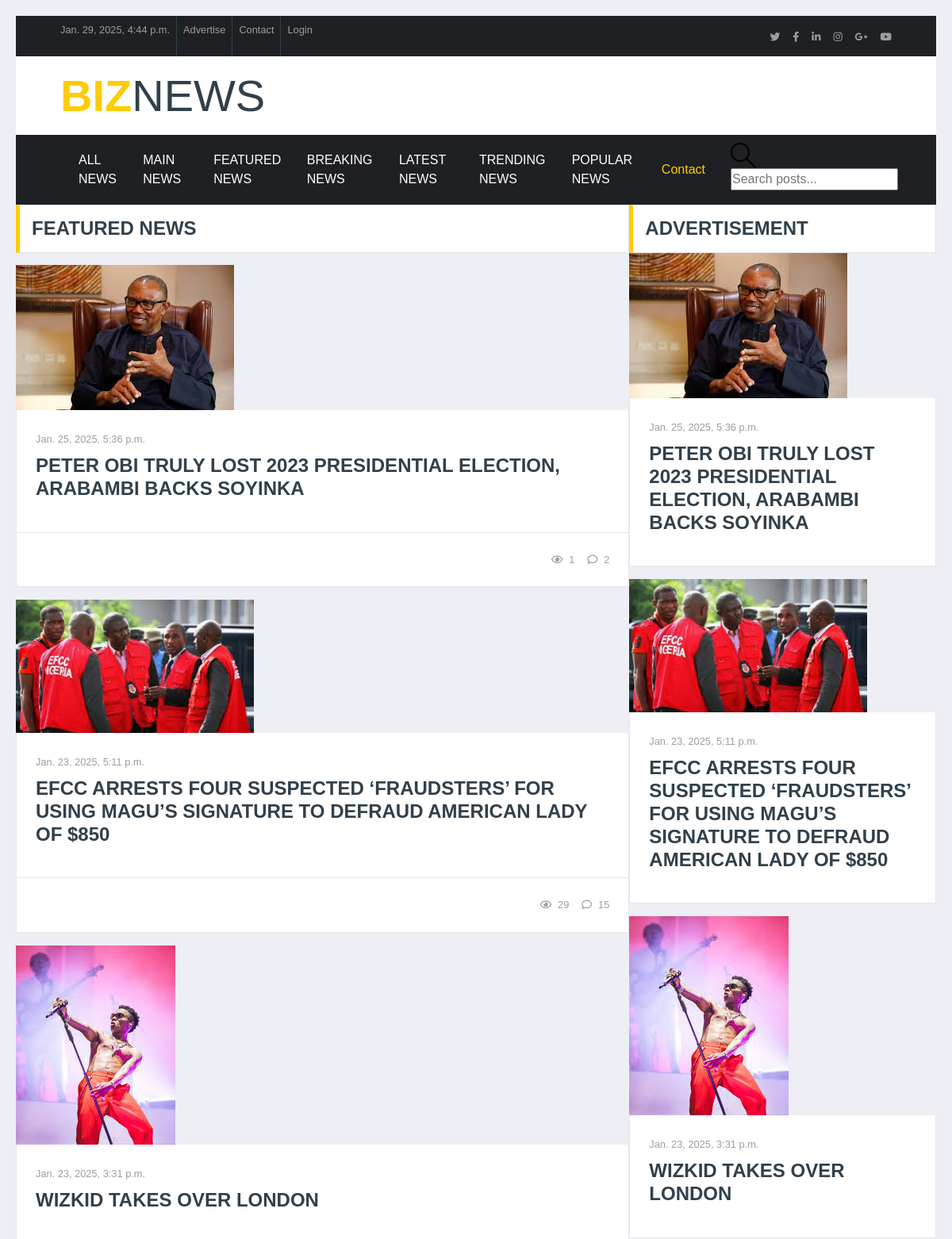
The app's page /featured-news/ (upper part), older data.
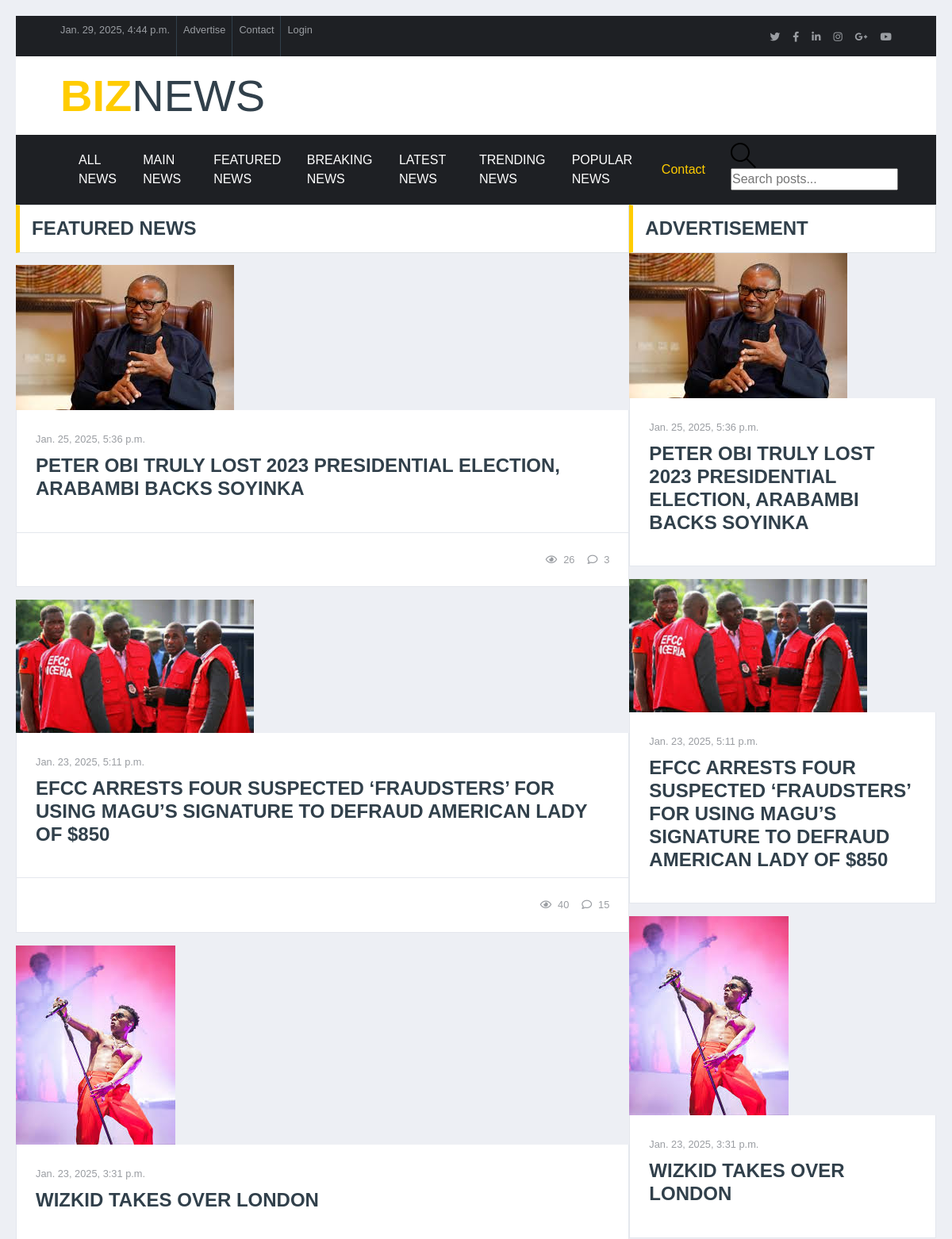
The same page, newer data.
### biznews/models.py (models this page shows, shortened)
class Post(models.Model):
    profile = models.ForeignKey('Profile', related_name='posts', on_delete=models.CASCADE)
    title = models.CharField(max_length=100)
    content = models.TextField()
    category = models.ManyToManyField('Category')
    image = models.ImageField(upload_to='images/', default='images/default.jpg')
    date_posted = models.DateTimeField(auto_now_add=True)
    view_count = models.IntegerField(default=0)
    class Meta:
        ordering = ['-date_posted']

### biznews/views.py (the view)
# urls.py: path('featured-news/', views.featured_news, name='featured-news'),
def featured_news(request):
    featured_news = Post.objects.filter(category__name='Featured News')
    advertisement_news = Post.objects.filter(category__name='Advertisement News')
    current_date = datetime.now()
    return render(request, 'featured_news.html', {'featured_news': featured_news, 'advertisement_news': advertisement_news, 'current_date': current_date})

### template/featured_news.html (shortened to what this page needs)
{% extends 'main.html'   %}
{% load static  %}
{% block content  %}
<div class="container-fluid p-0">
    <div class="row no-gutters">
        <div class="col-lg-8">
            <div class="section-title">
                <h4 class="m-0 text-uppercase font-weight-bold">FEATURED NEWS</h4>
            </div>
            {% for post in featured_news %}
                <div class="position-relative mb-3">
                    <img class="img-fluid h-100" src="{{post.image.url}}" style="object-fit: cover;">
                    <div class="bg-white border border-top-0 p-4">
                        <div class="mb-2">
                                <a class="text-body" href=""><small>{{post.date_posted}}</small></a>
                        </div>
                        <a class="h4 d-block mb-3 text-secondary text-uppercase font-weight-bold" href="{% if post.id %}{% url 'article' post.id %}{% else %}#{% endif %}">{{post.title}}</a>
                    </div>
                    <div class="d-flex justify-content-between bg-white border border-top-0 p-4">
                        <div class="d-flex align-items-center">
                            <small class="ml-3"><i class="far fa-eye mr-2"></i>{{ post.view_count }}</small>
                            <small class="ml-3"><i class="far fa-comment mr-2"></i>{{post.comments.count}}</small>
                        </div>
                    </div>
                </div>
            {% endfor %}
        </div>
        <div class="col-lg-4">
            <div class="section-title mb-0">
                <h4 class="m-0 text-uppercase font-weight-bold">Advertisement</h4>
            </div>
            {% for post in advertisement_news %}
                <div class="position-relative mb-3">
                    <img class="img-fluid h-100" src="{{post.image.url}}" style="object-fit: cover;">                    <div class="bg-white border border-top-0 p-4">
                        <div class="mb-2">
                                <a class="text-body" href=""><small>{{post.date_posted}}</small></a>
                        </div>
                        <a class="h4 d-block mb-3 text-secondary text-uppercase font-weight-bold" href="{% if post.id %}{% url 'article' post.id %}{% else %}#{% endif %}">{{post.title}}</a>
                    </div>
                </div>
            {% endfor %}
        </div>
    </div>
</div>
{% endblock  %}

Row changes from the older to the newer data that the page shows:
changed Post "PETER OBI TRULY LOST 2023 PRESIDENTIAL ELECTION, ARABAMBI BACKS SOYINKA": view_count "1" → "26"; comments.count "2" → "3"
changed Post "Jan. 23, 2025, 5:11 p.m.": view_count "29" → "40"
